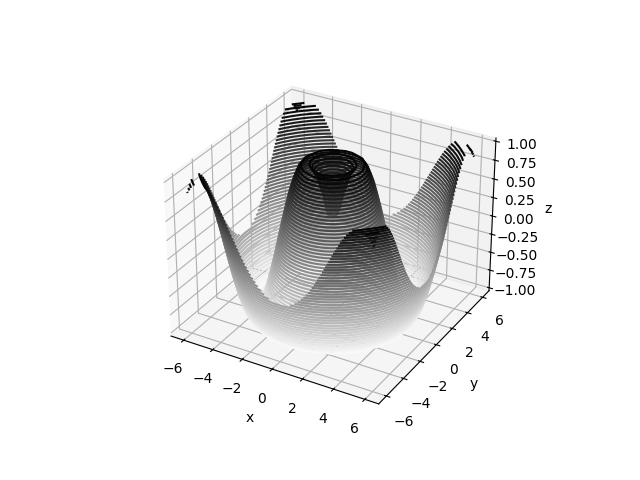

Write the Python code that produced this figure.
import numpy as np 
import matplotlib.pyplot as plt

def f(x, y):
    return np.sin(np.sqrt(x ** 2 + y ** 2))

x = np.linspace(-6, 6, 30)
y = np.linspace(-6, 6, 30)

x, y = np.meshgrid(x, y)

z = f(x, y)

fig = plt.figure()

ax = plt.axes(projection='3d')
ax.contour3D(x, y, z, 50, cmap = 'binary')
ax.set_xlabel('x')
ax.set_ylabel('y')
ax.set_zlabel('z')
plt.show()

fig = plt.figure()
ax = plt.axes(projection = '3d')
ax.plot_wireframe(x, y, z, color = 'black')
ax.set_title('wireframe')
plt.show()

ax = plt.axes(projection = '3d')
ax.plot_surface(x, y, z, rstride = 1, cstride = 1, cmap = 'viridis', edgecolor = 'none')
ax.set_title('surface')
plt.show()
